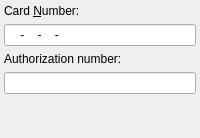
                <widget class="QWidget" name="page_4">
                 <layout class="QVBoxLayout" name="_4">
                  <property name="margin">
                   <number>4</number>
                  </property>
                  <item>
                   <widget class="QLabel" name="labelCardNumber">
                    <property name="sizePolicy">
                     <sizepolicy hsizetype="MinimumExpanding" vsizetype="Minimum">
                      <horstretch>0</horstretch>
                      <verstretch>0</verstretch>
                     </sizepolicy>
                    </property>
                    <property name="text">
                     <string>Card &amp;Number:</string>
                    </property>
                    <property name="buddy">
                     <cstring>editCardNumber</cstring>
                    </property>
                   </widget>
                  </item>
                  <item>
                   <widget class="QLineEdit" name="editCardNumber">
                    <property name="sizePolicy">
                     <sizepolicy hsizetype="MinimumExpanding" vsizetype="Fixed">
                      <horstretch>0</horstretch>
                      <verstretch>0</verstretch>
                     </sizepolicy>
                    </property>
                    <property name="minimumSize">
                     <size>
                      <width>60</width>
                      <height>0</height>
                     </size>
                    </property>
                    <property name="maximumSize">
                     <size>
                      <width>199</width>
                      <height>16777215</height>
                     </size>
                    </property>
                    <property name="inputMask">
                     <string>0000-0000-0000-0000; </string>
                    </property>
                    <property name="text">
                     <string>---</string>
                    </property>
                    <property name="cursorPosition">
                     <number>19</number>
                    </property>
                   </widget>
                  </item>
                  <item>
                   <widget class="QLabel" name="labelAuthNumber">
                    <property name="text">
                     <string>Authorization number:</string>
                    </property>
                   </widget>
                  </item>
                  <item>
                   <widget class="QLineEdit" name="editCardAuthNumber"/>
                  </item>
                  <item>
                   <spacer name="verticalSpacer">
                    <property name="orientation">
                     <enum>Qt::Vertical</enum>
                    </property>
                    <property name="sizeHint" stdset="0">
                     <size>
                      <width>20</width>
                      <height>40</height>
                     </size>
                    </property>
                   </spacer>
                  </item>
                 </layout>
                </widget>
